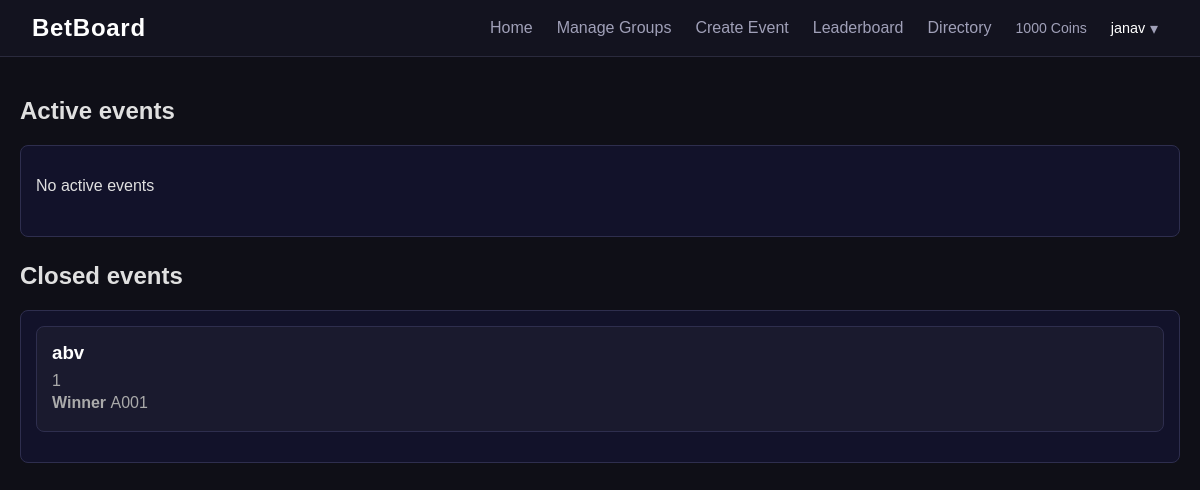
The page / (signed in) on the database its author committed.
### models.py (models this page shows)
class User(db.Model):
    __tablename__ = "users"
    id = db.Column(db.Integer, primary_key = True)
    username = db.Column(db.String(50), unique = True, nullable = False)
    password_hash = db.Column(db.String(50), nullable = False)
    coins = db.Column(db.Integer, default = 1000)
    created_at = db.Column(db.DateTime, default = datetime.utcnow)
    is_admin = db.Column(db.Boolean, default = False)
    roll_number = db.Column(db.String(20), unique = True, nullable = False)

class Event(db.Model):
    __tablename__ = "events"
    id = db.Column(db.Integer, primary_key = True)
    title = db.Column(db.String(200))
    description = db.Column(db.Text)
    prev_yes_odds = db.Column(db.Float, default = 0)
    prev_no_odds = db.Column(db.Float, default = 0)
    created_at = db.Column(db.DateTime, default = datetime.utcnow)
    event_type = db.Column(db.String(20), default="standard")
    phase = db.Column(db.String(20), nullable=True)
    status = db.Column(db.String(20), default="open")
    result = db.Column(db.String(20), nullable=True)

### routes/betting.py (the view, shortened to what this page needs)
@betting_bp.route("/")
def dashboard():
    if "user_id" not in session:
        return redirect(url_for("auth.login"))
    user = db.session.get(User, session["user_id"])
    if user is None:
        session.clear()
        return redirect(url_for("auth.login"))
    events = Event.query.all()
    event_data = []
    for event in events:
        bets = Bet.query.filter_by(event_id=event.id).all()
        user_bet = Bet.query.filter_by(event_id = event.id, user_id = user.id).first()
        if event.event_type == 'most_likely_to':
            nominees = Nominee.query.filter_by(event_id = event.id).all()
            total_pool = sum(b.amount for b in bets)
            nominee_data = []
            for n in nominees:
                pool = sum(b.amount for b in bets if b.side == n.roll_number)
                odds = round(total_pool/pool,2) if pool>0 else None
                nominee_data.append({
                    "roll_number": n.roll_number,
                    "pool": pool,
                    "odds": odds
                })
            user_nomination = None
            if event.phase == "nomination":
                user_nomination = Nomination.query.filter_by(
                    event_id = event.id,
                    nominator_id = user.id
                ).first()
            event_data.append({
            "event": event,
            "nominees": nominee_data,
            "user_bet": user_bet,
            "user_nomination": user_nomination,
            "yes_pool": 0, "no_pool": 0,
            "yes_prob": 0, "no_prob": 0,
            "yes_odds": 0, "no_odds": 0,
            "yes_direction": "same", "no_direction": "same"
        })
    return render_template(
        "dashboard.html",
        event_data=event_data,
        current_user=user
    )

### templates/dashboard.html (shortened to what this page needs)
{% extends "base.html" %}
{% block content %}
<h2>Active events</h2>
<div class="events-container">
    {%set ns = namespace(found=false)%}
    {%if not ns.found%}
    <p>No active events</p>
    {%endif%}
</div>
<h2>Closed events</h2>
<div class="events-container">
    {%set ns2 = namespace(found=false)%}
    {% for data in event_data %}
    {%set event = data.event%}
    {% if event.status == "resolved" %}
    {%set ns2.found = true%}
    <div class="event-card">
        <h3>{{ event.title }}</h3>
        <p>{{ event.description }}</p>
        <p><strong>Winner </strong>{{event.result}}</p>
    </div>
    {%endif%}
    {%endfor%}
</div>
{% endblock %}

### templates/base.html (shortened to what this page needs)
<!DOCTYPE html>
<html>
<head>
    <link rel="stylesheet" href="{{url_for('static', filename='css/style.css')}}" </head>
<body>
    <nav class="navbar">
        <a href="{{ url_for('betting.dashboard') }}" class="nav-brand">BetBoard</a>
        {%if session.get('user_id')%}
        <div class="nav-right">
            <a href="{{ url_for('betting.dashboard') }}" class="nav-link">Home</a>
            {%if current_user.is_admin%}
                    <a href="{{url_for('admin.admin_groups')}}" class="nav-link">Manage Groups</a>
                    <a href="{{url_for('admin.create_event')}}" class="nav-link">Create Event</a>
            {%else%}
            <a href="{{ url_for('groups.groups') }}" class="nav-link">Groups</a>
             {%endif%}
            <a href="{{ url_for('betting.leaderboard') }}" class="nav-link">Leaderboard</a>
            <a href="{{ url_for('auth.directory') }}" class="nav-link">Directory</a>
            <span class="nav-coins">{{ current_user.coins }} Coins </span>
            <div class="nav-profile-wrapper">
                <button class="nav-profile-btn" onclick="toggleProfileDropdown()">
                    {{ current_user.username }}
                    <span class="nav-caret">▾</span>
                </button>
            </div>
        </div>
        {%endif%}
    </nav>
    <div class="container">
        {% block content %}{% endblock %}
    </div>
</body>
</html>

### static/css/style.css (style rules this page uses)
body { font-family: Arial; background: #0f0f17; color: #e0e0e0; margin: 0; }
a { color: #7eb8f7; }
.navbar { display: flex; align-items: center; justify-content: space-between; padding: 0 2rem; height: 56px; background: #13131f; border-bottom: 1px solid #2a2a3d; position: sticky; top: 0; z-index: 100; }
.nav-brand { font-size: 1.5rem; font-weight: 700; color: #ffffff; text-decoration: none; letter-spacing: 0.03em; }
.nav-link { color: #a0a0b8; text-decoration: none; font-size:1.0rem; transition: color 0.2s; }
.nav-right { font-size: 1rem; display: flex; align-items: center; gap: 1.5rem; }
.nav-coins { font-size: 0.88rem; color: #a0a0b8; }
.nav-profile-wrapper { position: relative; }
.nav-profile-btn { background: none; border: none; color: #ffffff; font-size: 0.9rem; cursor: pointer; display: flex; align-items: center; gap: 0.3rem; padding: 0; }
.nav-caret { font-size: 1rem; color: #a0a0b8; }
.container { padding: 20px; }
.events-container { background: #12122a; border: 1px solid #2e2e4e; border-radius: 8px; padding: 15px; margin-bottom: 25px; min-height: 60px; }
.event-card { background: #1a1a2e; border: 1px solid #2e2e4e; padding: 15px; margin-bottom: 15px; border-radius: 8px; }
.event-card h3 { margin: 0 0 8px 0; color: #ffffff; }
.event-card p { color: #aaa; margin: 4px 0; }
button { padding: 8px 15px; margin-right: 10px; cursor: pointer; border: none; border-radius: 5px; background: #2e2e4e; color: #e0e0e0; font-size: 0.9rem; }

### rows shown on the page
User: coins "1000", username "janav"
Event: title "abv", description "1", result "A001"
